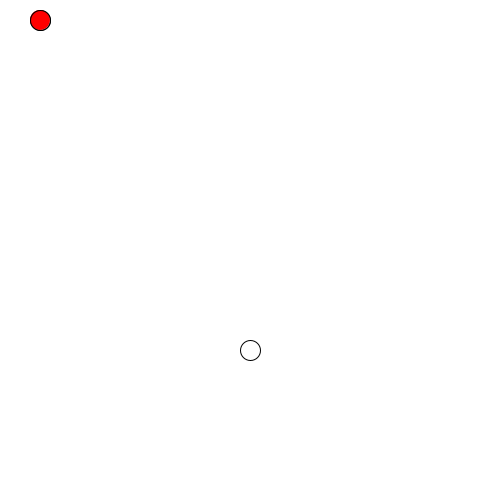
Frame 1 (no input)
Frame 60 (the mouse pressed at the canvas centre just before this capture): identical to frame 1, image omitted
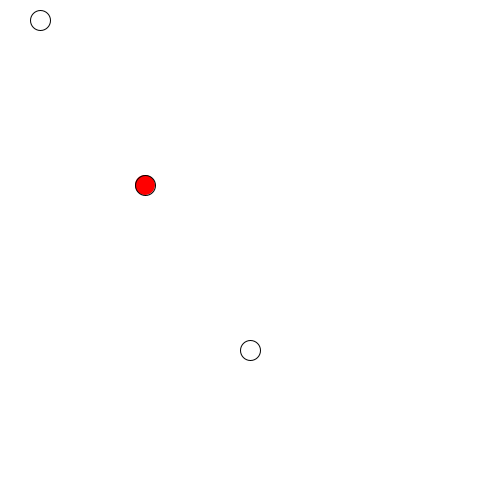
Frame 120 (the mouse held since frame 60 and released just before this capture)

The Processing sketch that drew these frames (run headless with seeded random() and noise(); from frame 60 on, the mouse is pressed at the canvas centre):

// Processing sketch: msr_day4_pvector_lerp
// ── msr_day4_pvector_lerp.pde
PVector v1, v2;

void setup() {
  size(500,500);

  v1 = new PVector(40, 20);
  v2 = new PVector(250, 350); 
}

void draw() {
  background(255);
  fill(255);
  ellipse(v1.x,v1.y,20,20);
  ellipse(v2.x,v2.y,20,20);
  
  float percent = map(mouseX,0,width,0,1);
  
  PVector v3 = PVector.lerp(v1,v2,percent);
  
  fill(255,0,0);
  ellipse(v3.x,v3.y,20,20);
}
